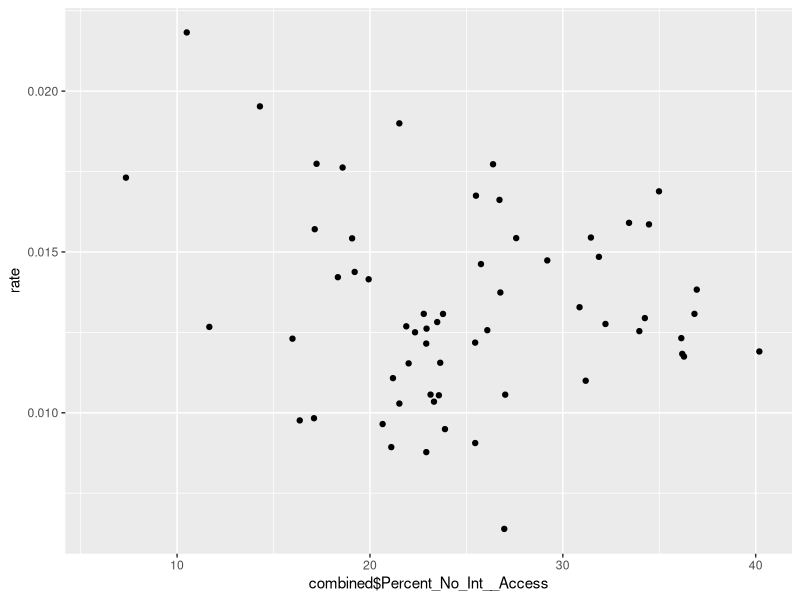

This figure's R source:
library(tidyverse)

internet <- read.csv("NC_Broadband_Indices.csv")
internet1 <- internet %>% filter(YEAR == "2019" ) %>% select(NAME_LOCAS,Percent_Ages_18_34, Percent_No_Int__Access, Percent_Poverty, Percent_Lim__English, Percent_No_Comp__Devices  )

enrollment <- read.csv("overallunc.csv")
enrollment2 <- enrollment %>% filter(X == "Student Headcount") %>% select("County", "Fall.2019")


combined <- inner_join(enrollment2, internet1, by = setNames('NAME_LOCAS', 'County')) 
                       
combined$Fall.2019 = as.character(combined$Fall.2019)
combined$Fall.2019 = as.numeric(combined$Fall.2019)


popdata <- read.csv("popdata2.csv")
combined2 <- inner_join(combined, popdata, by = setNames('AreaName', 'County')) 

rate_of_admit <- combined2$Fall.2019/combined2$Population

combined2$rate <- rate_of_admit

ggplot(combined2, aes(x=combined$Percent_No_Int__Access, y=rate)) + geom_point()
